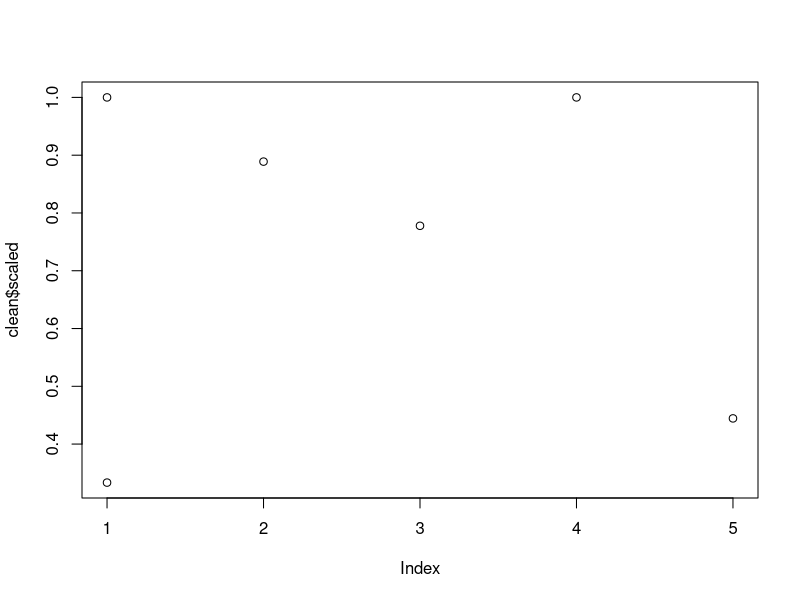

This chart was generated by the following R code:
library(dplyr)

scale_to_max <- function(x) x / max(x)

raw     <- data.frame(id = 1:6, value = c(3, 8, 7, 2, 9, 4))
clean   <- filter(raw, value > 2)
clean$scaled <- scale_to_max(clean$value)

summary_stats <- summarise(clean, mean = mean(scaled))
unused_total  <- sum(raw$value)

write.csv(summary_stats, "summary.csv")
plot(clean$scaled)
points(clean$id)
